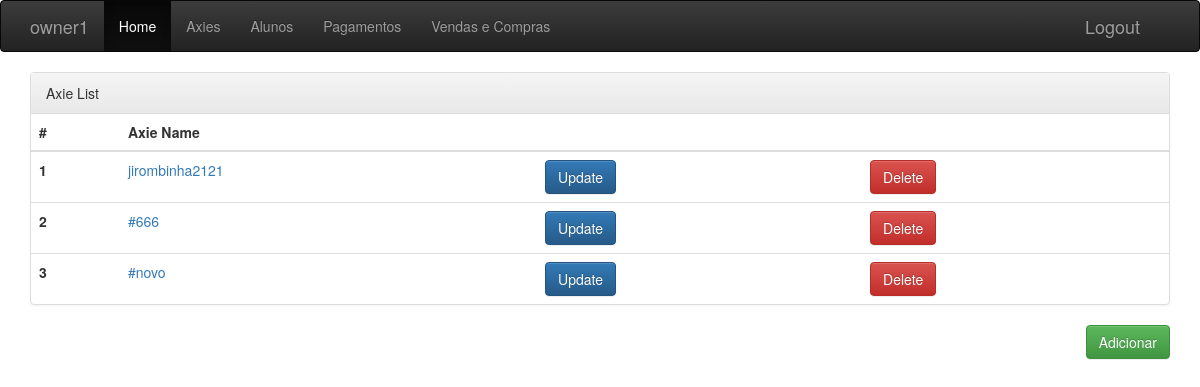
/axie/ (signed in), run on the app's committed database.
### manager/models.py (models this page shows, shortened)
class Axie(models.Model):
    student = models.ForeignKey("manager.Student", related_name="axies", on_delete=models.SET_NULL, blank=True, null=True, validators=[validate_axie_limit])
    axie_id = models.CharField(max_length=50)
    buy_date = models.DateField(blank=True, null=True)
    description = models.TextField(blank=True, null=True)
    eth_cost = models.DecimalField(max_digits=18, decimal_places=9, validators=[MinValueValidator(0)])
    sold = models.BooleanField(default=False)
    user = models.ForeignKey(User, related_name="userAxies", on_delete=models.DO_NOTHING)

### manager/views.py (the view)
# urls.py: path('axie/', views.AxieListView.as_view(), name="axie_list"),
class AxieListView(LoginRequiredMixin, ListView):
    login_url = "/"
    model = Axie
    def get_queryset(self):
        return Axie.objects.filter(user_id=self.request.user.id)

### manager/templates/manager/axie_list.html
{% extends "manager/base.html" %}
{% block content %}
    <div class="panel panel-default">
        <div class="panel-heading">Axie List</div>
            <table class="table">
                <thead>
                    <tr>
                        <th>#</th>
                        <th>Axie Name</th>
                        <th></th>
                        <th></th>
                    </tr>
                </thead>
                <tbody>
                    {% for axie in axie_list %}
                        <tr>
                            <th scope="row">{{ forloop.counter }}</th>
                            <td><a href="{% url 'axie_detail' pk=axie.pk %}">{{ axie.axie_id }}</a></td>
                            <td><a href="{% url 'axie_update' pk=axie.pk %}"><button type="button" class="btn btn-primary">Update</button></a></td>
                            <td><a href="{% url 'axie_delete' pk=axie.pk %}"><button type="button" class="btn btn-danger">Delete</button></a></td>
                        </tr>
                    {% endfor %}
                </tbody>
            </table>
        </div>
        <a href="{% url 'axie_form' %}"><button type="button" class="btn btn-success" style="float: right;">Adicionar</button></a>
    </div>
{% endblock %}

### manager/templates/manager/base.html (shortened to what this page needs)
<!DOCTYPE html>
{% load static %}
<html>
  <head>
    <link rel="stylesheet" href="{% static 'css/bootstrap.css' %}" />
    <link rel="stylesheet" href="{% static 'css/bootstrap-theme.css' %}" />
  </head>
  <body>
    <nav class="navbar navbar-inverse">
      <div class="container">
        <div class="navbar-header">
          <a class="navbar-brand">{{ user.username }}</a>
        </div>
        <div class="navbar-collapse collapse">
          <ul class="nav navbar-nav">
            <li class="active"><a href="#">Home</a></li>
            <li><a href="{% url 'axie_list' %}">Axies</a></li>
            <li><a href="{% url 'student_list' %}">Alunos</a></li>
            <li><a href="{% url 'payment_list' %}">Pagamentos</a></li>
            <li><a href="{% url 'buyandsell_list' %}">Vendas e Compras</a></li>
          </ul>
          <div class="navbar-header" style="float: right">
            <a class="navbar-brand" href="{% url 'user_logout' %}">Logout</a>
          </div>
        </div>
      </div>
    </nav>
    <div class="container theme-showcase" role="main">
      {% block content %}
      {% endblock %}
  </body>
</html>

### data on the page
Axie: axie_id "jirombinha2121"
Axie: axie_id "#666"
Axie: axie_id "#novo"

### other printed values
{{ user.username }} "owner1"
